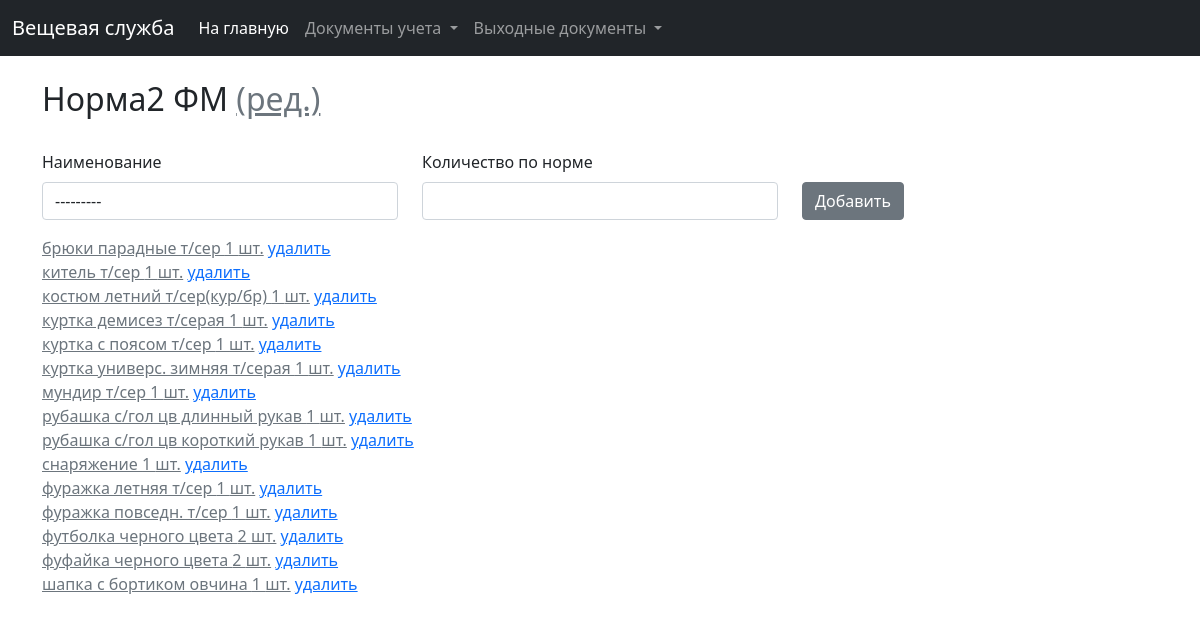
The page /clothing/norms/3/items on the database its author committed.
### clothing/models.py (models this page shows, shortened)
class Norm(models.Model):
    norm_title = models.CharField(verbose_name="Название нормы", max_length=255)
    clothes_list = models.ManyToManyField(Clothes, verbose_name="Наименования", through='ClothesInNorm', blank=True)
    created_at = models.DateTimeField(verbose_name="Дата и время создания", auto_created=True, blank=True, null=True)
    last_modified = models.DateTimeField(verbose_name="Дата и время последнего изменения", auto_now=True, blank=True,
                                         null=True)
    class Meta:
        ordering = ('-id',)
        verbose_name = 'Норма'
        verbose_name_plural = 'Нормы'

class ClothesInNorm(models.Model):
    norm = models.ForeignKey(Norm, on_delete=models.CASCADE, verbose_name="Норма")
    clothes = models.ForeignKey(Clothes, on_delete=models.CASCADE, verbose_name="Наименование")
    norm_count = models.IntegerField(verbose_name="Количество по норме")
    class Meta:
        ordering = ('clothes__clothes_title',)
        verbose_name = 'Наименование в норме'
        verbose_name_plural = 'Наименования в норме'
        unique_together = [['norm', 'clothes']]

class Clothes(models.Model):
    clothes_title = models.CharField(verbose_name="Наименование", max_length=255)
    wear_time = models.IntegerField(verbose_name="Сроки носки, мес.", validators=[MinValueValidator(0)])
    nomenclature = models.CharField(verbose_name="Номенклатура", max_length=255, null=True, blank=True)
    created_at = models.DateTimeField(verbose_name="Дата и время создания", auto_created=True, blank=True, null=True)
    price = models.FloatField(verbose_name="Цена", blank=True, null=True, validators=[MinValueValidator(0.0)])
    has_to_be_deposited = models.BooleanField(verbose_name="Подлежит сдаче", default=False)
    last_modified = models.DateTimeField(verbose_name="Дата и время последнего изменения", auto_now=True, blank=True,
                                         null=True)
    def __str__(self):
        return self.clothes_title
    class Meta:
        ordering = ('-id',)
        verbose_name = 'Наименование предмета'
        verbose_name_plural = 'Наименования предметов'

### clothing/views.py (the view)
# urls.py: path('norms/<norm_id>/items', views.norm_items, name='norm_items'),
def norm_items(request, norm_id):
    norm = get_object_or_404(Norm, pk=norm_id)
    item_list = ClothesInNorm.objects.filter(norm_id=norm_id).order_by('clothes__clothes_title')
    clothes_in_norm_form = ClothesInNormForm()
    return render(request, 'clothing/norms/norm_items.html', {
        'norm': norm,
        'clothes_in_norm_form': clothes_in_norm_form,
        'item_list': item_list,
        'clothes_list': Clothes.objects.all(),
    })

### clothing/forms.py
class ClothesInNormForm(ModelForm):
    class Meta:
        model = ClothesInNorm
        fields = '__all__'

### clothing/templates/clothing/norms/norm_items.html (shortened to what this page needs)
{% extends 'base.html' %}
{% load widget_tweaks %}
{% load static %}
{% block content %}
    <div class="container">
        <br>
        <h2>{{ norm.norm_title }} <a href="#norm_update_data_form" data-bs-toggle="modal" class="link-secondary">(ред.)</a></h2>
        <br>
        <form id="add_norm_item_form">{% csrf_token %}
            <div class="row align-items-end">
                <div class="col-lg-4">
                    <div class="mb-3">
                        <label class="form-label">Наименование</label><br>
                        {% render_field clothes_in_norm_form.clothes class+="form-control" style="width: 100%" %}
                    </div>
                </div>
                <div class="col-lg-4">
                    <div class="mb-3">
                        <label class="form-label">Количество по норме</label><br>
                        {% render_field clothes_in_norm_form.norm_count class+="form-control" style="width: 100%" %}
                    </div>
                </div>
                <div class="col-lg-4">
                    <div class="mb-3">
                        <button type="submit" class="btn btn-secondary" id="add_clothes_in_card_button">Добавить
                        </button>
                    </div>
                </div>
            </div>
        </form>
        {% if norm.clothes_list %}
            {% for item in item_list %}
                <a class="link-secondary" href="#norm_item_update_data_form_{{ item.id }}"
                   data-bs-toggle="modal">{{ item.clothes }} {{ item.norm_count }} шт.</a> <a href="javascript:delete_item_in_norm({{ item.id }})">удалить</a><br>
            {% endfor %}
        {% else %}
            <p>Список пуст!</p>
        {% endif %}
    </div>
{% endblock %}

### rows shown on the page
Norm: norm_title "Норма2 ФМ"
ClothesInNorm: clothes "брюки парадные т/сер", norm_count "1"
ClothesInNorm: clothes "китель т/сер", norm_count "1"
ClothesInNorm: clothes "костюм летний т/сер(кур/бр)", norm_count "1"
ClothesInNorm: clothes "куртка демисез т/серая", norm_count "1"
ClothesInNorm: clothes "куртка с поясом т/сер", norm_count "1"
ClothesInNorm: clothes "куртка универс. зимняя т/серая", norm_count "1"
ClothesInNorm: clothes "мундир т/сер", norm_count "1"
ClothesInNorm: clothes "рубашка с/гол цв длинный рукав", norm_count "1"
ClothesInNorm: clothes "рубашка с/гол цв короткий рукав", norm_count "1"
ClothesInNorm: clothes "снаряжение", norm_count "1"
ClothesInNorm: clothes "фуражка летняя т/сер", norm_count "1"
ClothesInNorm: clothes "фуражка повседн. т/сер", norm_count "1"
ClothesInNorm: clothes "футболка черного цвета", norm_count "2"
ClothesInNorm: clothes "фуфайка черного цвета", norm_count "2"
ClothesInNorm: clothes "шапка с бортиком овчина", norm_count "1"
